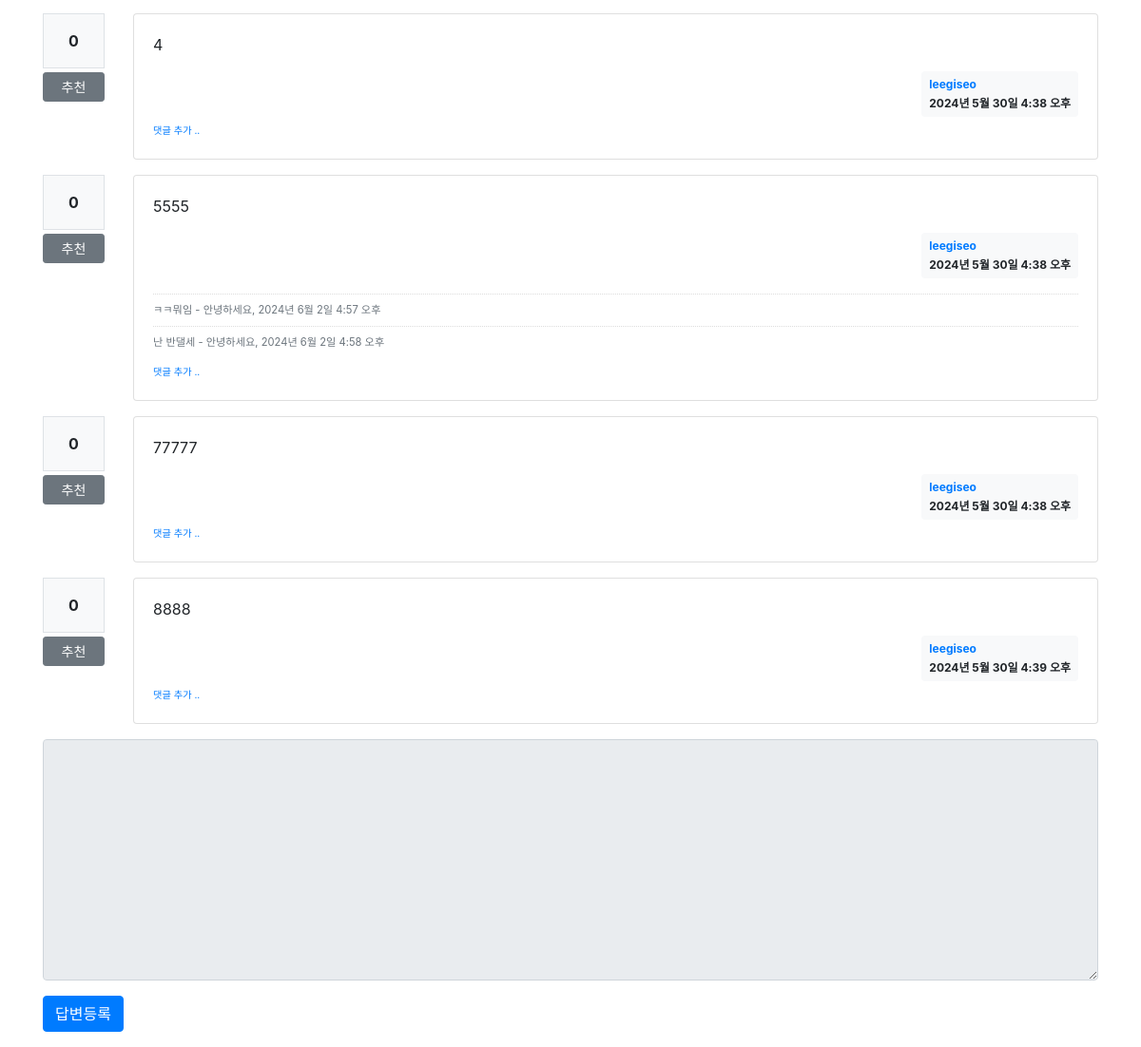
/pybo/6/ (lower part), run on an earlier commit of the app's database.
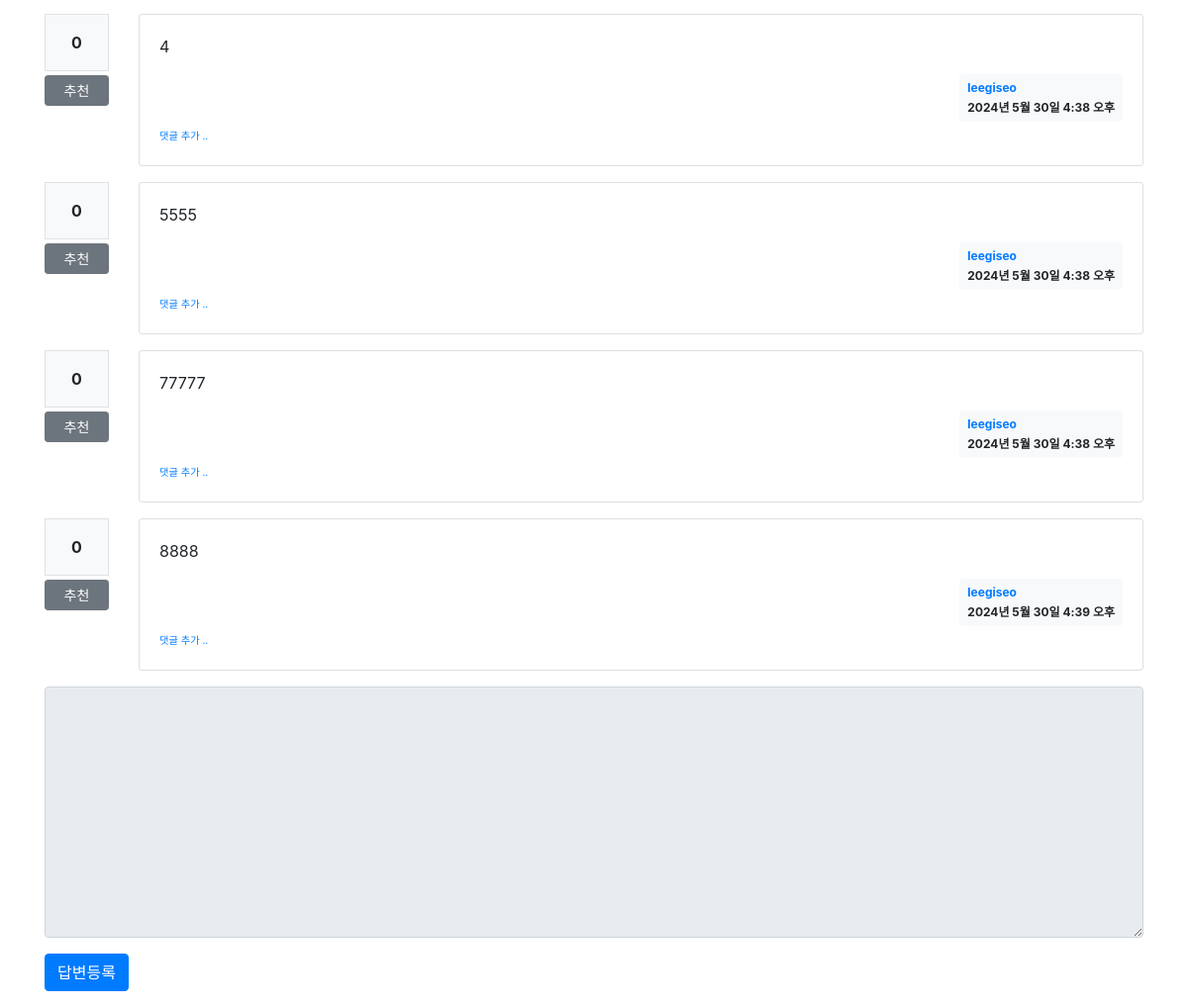
And on a later commit of the database.
### pybo/models.py (models this page shows)
class Answer(models.Model):
    author = models.ForeignKey(User, on_delete=models.CASCADE, related_name='author_answer')
    question = models.ForeignKey(Question, on_delete=models.CASCADE)
    content = models.TextField()
    create_date = models.DateTimeField()
    modify_date = models.DateTimeField(null=True, blank=True)
    voter = models.ManyToManyField(User, related_name='voter_answer')

class Comment(models.Model):
    author = models.ForeignKey(User, on_delete=models.CASCADE, related_name='author_comment')
    content = models.TextField()
    create_date = models.DateTimeField()
    modify_date = models.DateTimeField(null=True, blank=True)
    question = models.ForeignKey(Question, null=True, blank=True, on_delete=models.CASCADE)
    answer = models.ForeignKey(Answer, null=True, blank=True, on_delete=models.CASCADE)

### pybo/views/base_views.py (the view)
# urls.py: path('<int:question_id>/', base_views.detail, name='detail'),
def detail(request, question_id):
    question = get_object_or_404(Question, pk=question_id)
    context = {'question': question}
    return render(request, 'pybo/question_detail.html', context)

### pybo/templatetags/pybo_filter.py (called while the page is built)
@register.filter()
def mark(value):
    extensions = ["nl2br", "fenced_code"]
    return mark_safe(markdown.markdown(value, extensions=extensions))

### templates/pybo/question_detail.html (shortened to what this page needs)
{% extends 'base.html' %}
{% load pybo_filter %}
{% block content %}
<div class="container my-3">
    {% for answer in question.answer_set.all %}
    <div class="row my-3">
        <div class="col-1">
            <div class="bg-light text-center p-3 border font-weight-bolder mb-1">{{answer.voter.count}}</div>
            <a href="#" data-uri="{% url 'pybo:vote_answer' answer.id  %}"
                class="recommend btn btn-sm btn-secondary btn-block my-1">추천</a>
        </div>
        <div class="col-11">
            <div class="card">
                <div class="card-body">
                    <div class="card-text">{{ answer.content|mark }}</div>
                    <div class="d-flex justify-content-end">
                        <div class="badge badge-light p-2 text-left">
                            <div class="mb-2"><a href="{% url 'pybo:profile_question' answer.author.username %}">{{ answer.author.username }}</a></div>
                            <div>{{ answer.create_date }}</div>
                        </div>
                    </div>
                    {% if answer.comment_set.count > 0 %}
                    <div class="mt-3">
                    {% for comment in answer.comment_set.all %}
                        <div class="comment py-2 text-muted">
                            <span style="white-space: pre-line;">{{ comment.content }}</span>
                            <span>
                                - {{ comment.author }}, {{ comment.create_date }}
                            </span>
                        </div>
                    {% endfor %}
                    </div>
                    {% endif %}
                    <div>
                        <a href="{% url 'pybo:comment_create_answer' answer.id  %}"
                           class="small"><small>댓글 추가 ..</small></a>
                    </div>
                </div>
            </div>
        </div>
    </div>
    {% endfor %}
    <form action="{% url 'pybo:answer_create' question.id %}" method="post" class="my-3">
        <div class="form-group">
            <textarea {% if not user.is_authenticated %}disabled{% endif %}
              name="content" id="content" class="form-control" rows="10"></textarea>
        </div>
        <input type="submit" value="답변등록" class="btn btn-primary">
    </form>
</div>
{% endblock %}

What changed in the data, as far as the page shows it:
removed Comment: content "ㅋㅋ뭐임", author "안녕하세요", create_date "2024년 6월 2일 4:57 오후", shown under Answer (number 2 of 4 on the later page)
removed Comment: content "난 반댈세", author "안녕하세요", create_date "2024년 6월 2일 4:58 오후", shown under Answer (number 2 of 4 on the later page)
